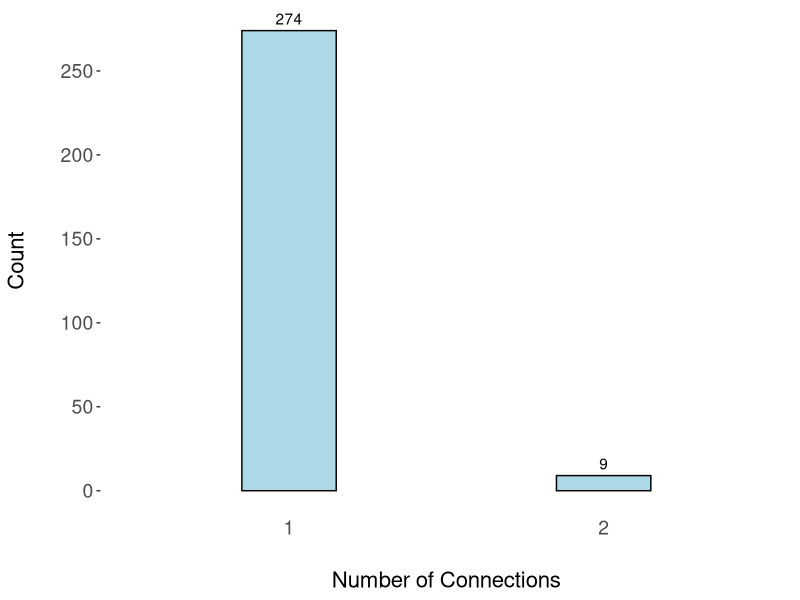
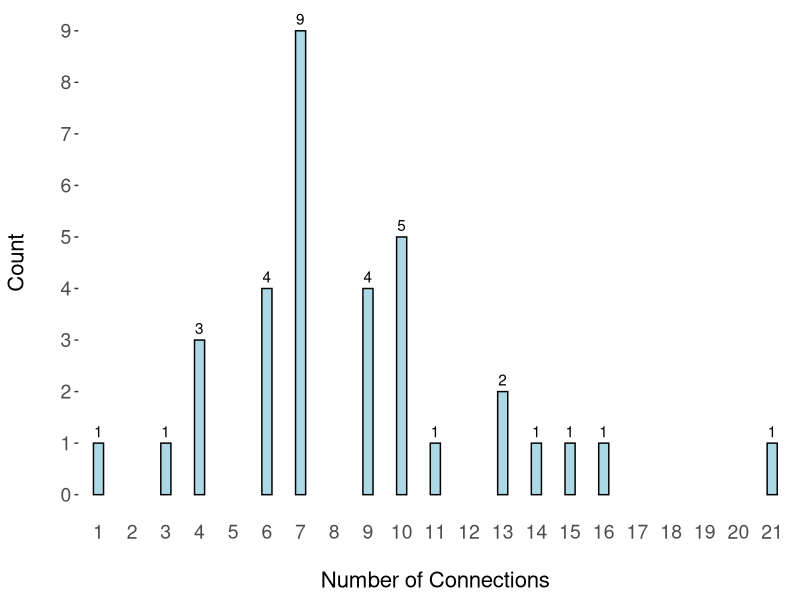

Recreate these plots in R, in order.
# Load necessary libraries
library(ggplot2)

# Load the data
data <- read.csv("data/bipartite_dataset.csv")


data_filtered <- subset(data, edge == 1)

# Get the number of connections for each director
director_connections <- table(data_filtered$director)
director_connections_df <- data.frame(Director = names(director_connections), Connections = as.integer(director_connections))

# Get the number of connections for each company
company_connections <- table(data_filtered$company)
company_connections_df <- data.frame(Company = names(company_connections), Connections = as.integer(company_connections))

hist_directors <- ggplot(director_connections_df, aes(x = as.factor(Connections))) +
  geom_bar(color = "black", fill = "lightblue", width = 0.3) +
  geom_text(stat='count', aes(label=..count..), vjust=-0.5) +
  scale_x_discrete(breaks = seq(1, max(company_connections_df$Connections))) +
  scale_y_continuous(breaks = scales::pretty_breaks(n = 10)) +
  labs(x = "Number of Connections",
       y = "Count") +
  theme(axis.text.x = element_text(size = 14),
        axis.text.y = element_text(size = 14),
        axis.ticks.x = element_blank(),
        panel.grid.major = element_blank(),
        panel.grid.minor = element_blank(),
        axis.title.x = element_text(size = 16, margin = margin(t = 23)),
        axis.title.y = element_text(size = 16, margin = margin(r = 23)),
        panel.background = element_rect(fill = "white", color = "white"),
        plot.background = element_rect(fill = "white", color = "white"))

ggsave("Figures/distribution_of_director_connections.png", plot = hist_directors, width = 5, height = 5, dpi=300)


hist_company <- ggplot(company_connections_df, aes(x = as.factor(Connections))) +
  geom_bar(color = "black", fill = "lightblue", width = 0.3) +
  geom_text(stat='count', aes(label=..count..), vjust=-0.5) +
  scale_x_discrete(limits = as.character(1:max(company_connections_df$Connections))) +
  scale_y_continuous(breaks = scales::pretty_breaks(n = 10)) +
  labs(x = "Number of Connections",
       y = "Count") +
  theme(axis.text.x = element_text(size = 14),
        axis.text.y = element_text(size = 14),
        axis.ticks.x = element_blank(),
        panel.grid.major = element_blank(),
        panel.grid.minor = element_blank(),
        axis.title.x = element_text(size = 16, margin = margin(t = 20)),
        axis.title.y = element_text(size = 16, margin = margin(r = 23)),
        panel.background = element_rect(fill = "white", color = "white"),
        plot.background = element_rect(fill = "white", color = "white"))


ggsave("Figures/distribution_of_company_connections.png", plot = hist_company, width = 8, height = 5, dpi= 300)
